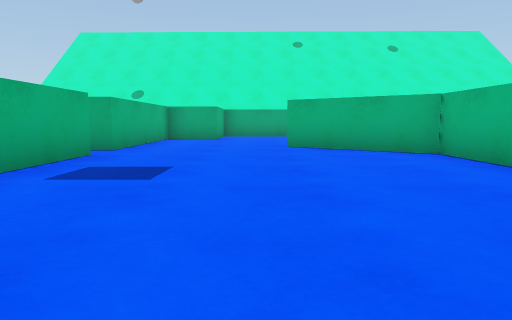
[1] (above)

22 first-person views from a walk through a Unity game level. The camera is 0.55 m above the floor, tilts 6° down and sees 70° across. The floor is counted in squares, 1 m on a side. Each view is taken from the middle of a square. On the plan, view 1 faces up. The plan holds only what a view shows up to about 9 squares ahead; the rest is blank. The place goes on beyond the plan. The player is left out. Surface patterns are stand-ins for the level's own textures.

[2]
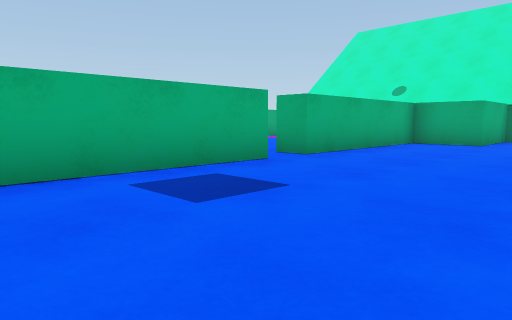

[3]
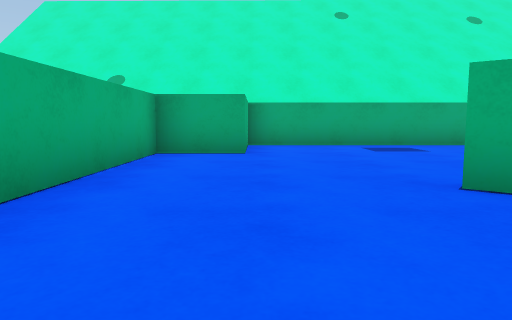

[4]
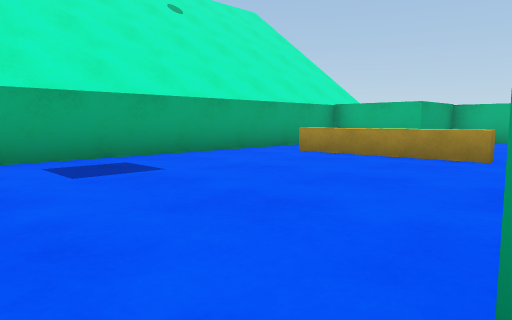

[5]
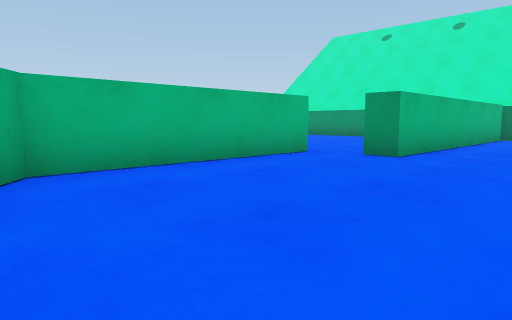

[6]
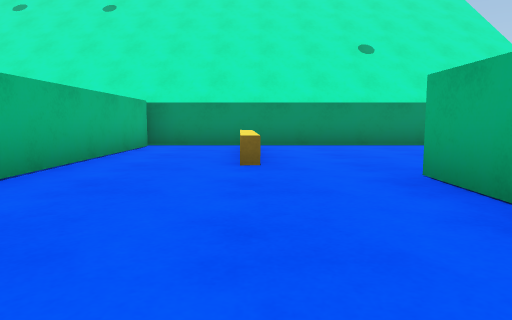

[7]
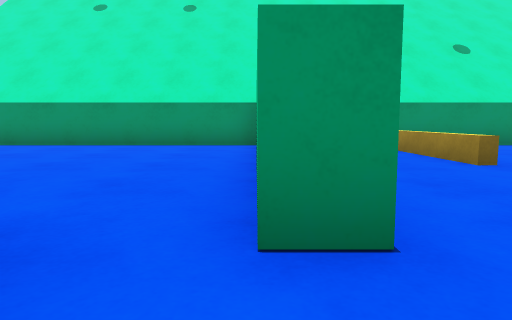

[8]
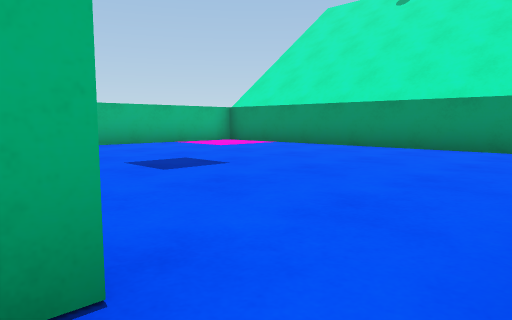

[9]
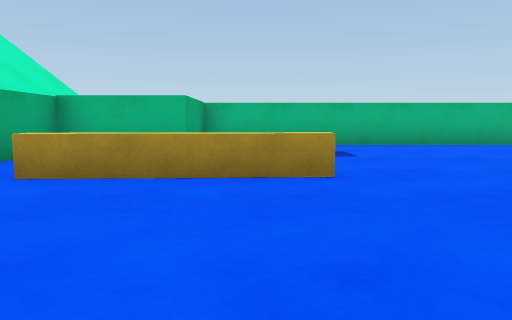

[10]
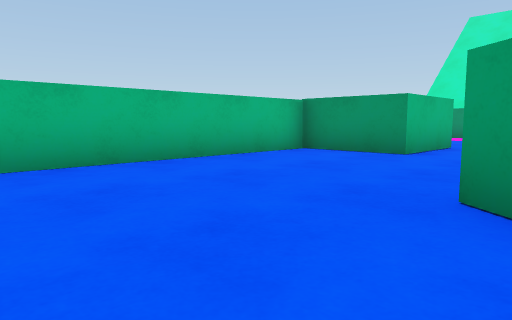

[11]
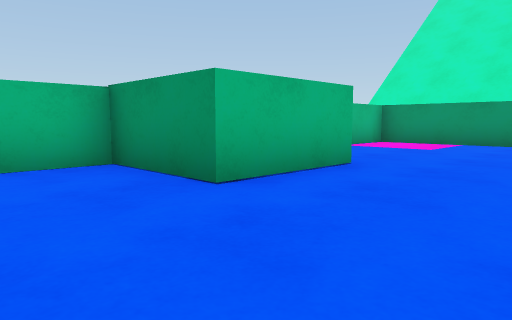

[12]
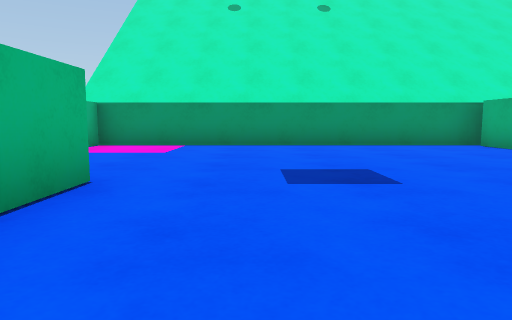

[13]
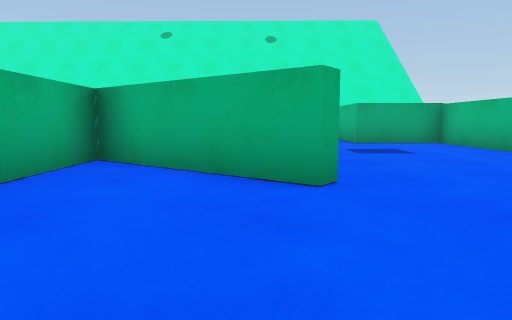

[14]
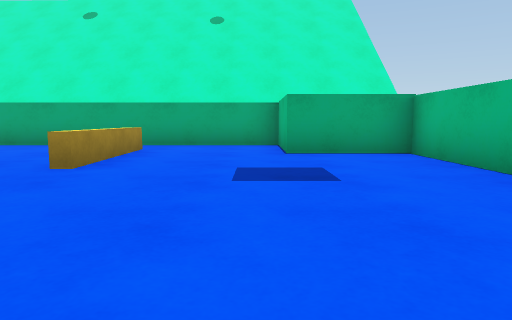

[15]
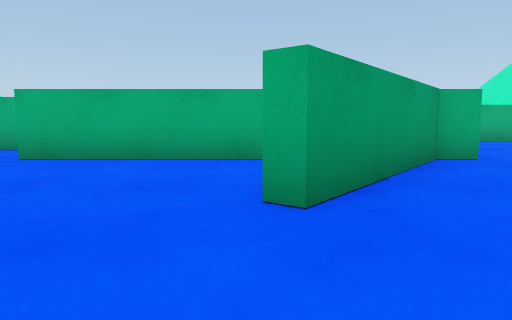

[16]
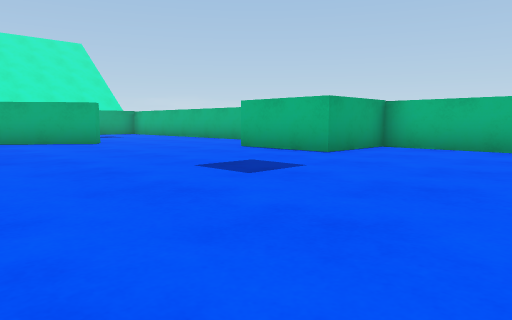

[17]
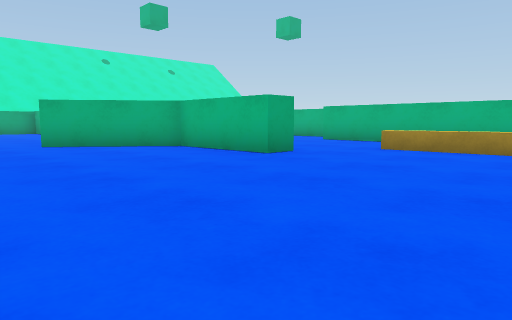

[18]
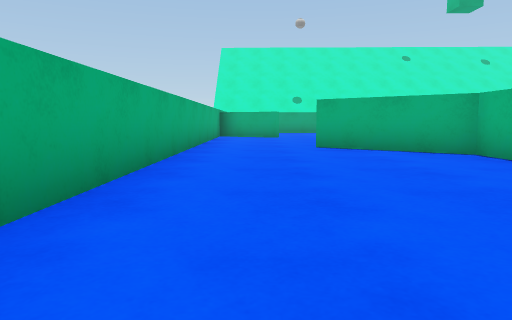

[19]
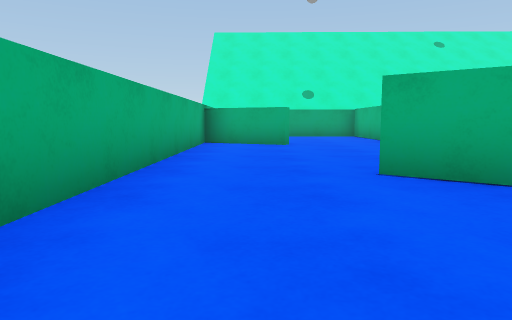

[20]
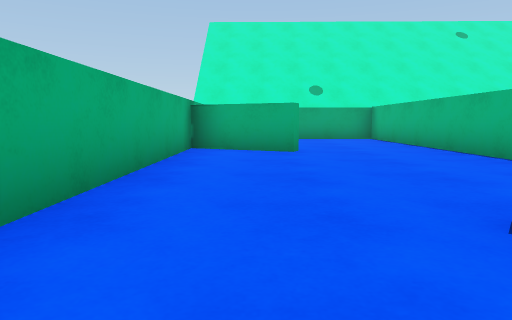

[21]
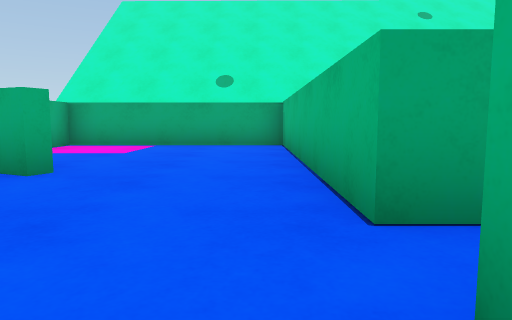

[22]
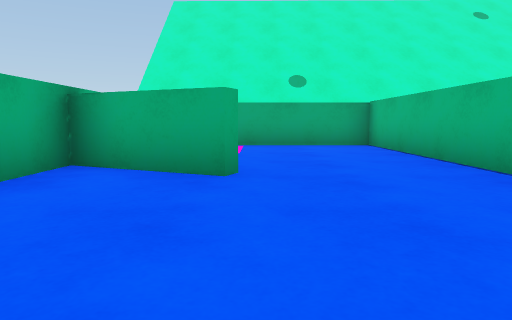

### Floor plan
Ten units are one square. View 1 is at (0, 0); x grows to the right and y downward. Boxes are objects, and circles mark ways between rooms. Rooms are numbered by the first view taken in them; rooms with no view inside come last. Other rooms are left out.
<svg viewBox="-88 -140 200 200">
<path fill="none" stroke="#000" d="M-27 -60 -27 -26M31 -15 31 -61 7 -79M-27 -112 -27 -69M-27 -6 -27 7 -34 7M54 -135 -12 -135M14 52 14 -15 20 -15M56 -91 55 -124M-11 26 -11 16 -8 16 -7 39M107 -19 107 -112M20 -8 20 0M37 -82 37 -76 67 -53 65 -50 37 -72 37 -15M20 41 20 52M20 55 107 55 107 2M86 -135 54 -135M57 -124 59 -91M-34 7 -34 -20 -58 -38M-34 -69 -34 -135 -83 -135 -83 -128M-62 -86 -83 -96 -83 21M-50 55 -15 55M-10 38 -11 26M-15 55 20 55"/>
<rect x="-25" y="-135" width="20" height="30" fill="#bbb"><title>block</title></rect>
<rect x="85" y="-25" width="20" height="30" fill="#bbb"><title>block</title></rect>
<rect x="85" y="-135" width="20" height="30" fill="#bbb"><title>block</title></rect>
<circle cx="45" cy="-85" r="3" fill="#2a7"/>
<circle cx="60" cy="-125" r="3" fill="#2a7"/>
<circle cx="-20" cy="13" r="3" fill="#2a7"/>
<circle cx="-30" cy="-60" r="3" fill="#2a7"/>
<circle cx="5" cy="35" r="3" fill="#2a7"/>
<circle cx="-10" cy="50" r="3" fill="#2a7"/>
<text x="0" y="-60">1</text>
<text x="70" y="-30">2</text>
<text x="-60" y="-30">3</text>
<text x="0" y="50">4</text>
</svg>
Room 1 opens to room 2. Room 1 opens to room 3. Room 1 opens to room 4. Room 3 opens to room 4.

Where each view was taken, in squares from view 1:
view 1: 0 up, 0 right, facing up
view 2: 2 up, 1 right, facing up-left
view 3: 5 up, 1 left, facing up
view 4: 8 up, 0 right, facing up-right
view 5: 7 up, 1 left, facing down-right
view 6: 3 up, 1 left, facing down
view 7: 3 up, 2 right, facing down
view 8: 2 up, 2 right, facing down-right
view 9: 10 up, 2 right, facing right
view 10: 8 up, 6 right, facing down-right
view 11: 4 up, 6 right, facing down-right
view 12: 3 up, 7 right, facing down
view 13: 2 up, 6 right, facing up
view 14: 5 up, 8 right, facing up
view 15: 5 up, 9 right, facing left
view 16: 4 down, 3 right, facing up-right
view 17: 5 down, 8 left, facing up-right
view 18: 4 down, 7 left, facing up
view 19: 0 up, 7 left, facing up
view 20: 2 up, 7 left, facing up
view 21: 5 up, 4 left, facing up
view 22: 5 up, 6 left, facing up
